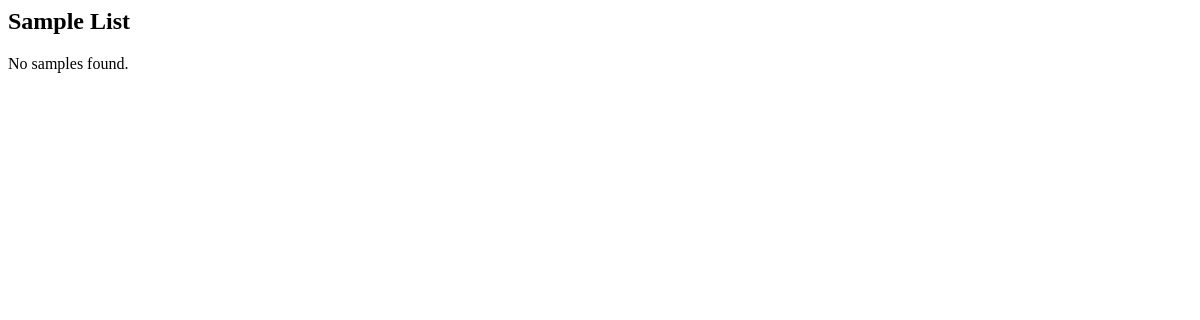
Page /samples/ (signed in) on the earlier database version.
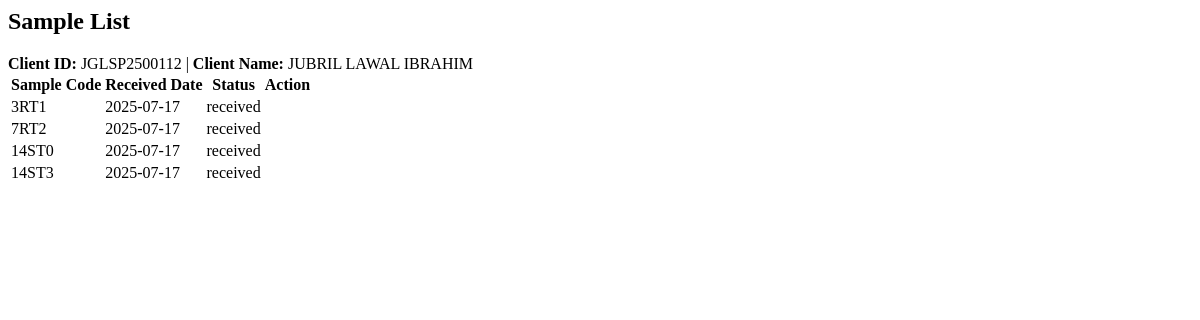
Same page on the later database version.
### lims/models/client.py (models this page shows, shortened)
class Client(models.Model):
    client_id = models.CharField(max_length=20, unique=True)
    name = models.CharField(max_length=100)
    organization = models.CharField(max_length=150)
    email = models.EmailField()
    phone = models.CharField(max_length=20)
    address = models.TextField()
    token = models.CharField(max_length=20, unique=True, blank=True)
    created = models.DateTimeField(auto_now_add=True)
    coa_released = models.BooleanField(default=False)
    summary_text = models.TextField(blank=True, null=True)
    summary_confirmed = models.BooleanField(default=False)

### lims/models/sample.py (models this page shows)
class Sample(models.Model):
    client = models.ForeignKey(Client, on_delete=models.CASCADE)
    sample_code = models.CharField(max_length=50)
    sample_type = models.CharField(max_length=100)
    weight = models.DecimalField(max_digits=6, decimal_places=2)
    temperature = models.DecimalField(max_digits=5, decimal_places=2, null=True, blank=True)
    humidity = models.DecimalField(max_digits=5, decimal_places=2, null=True, blank=True)
    status = models.CharField(max_length=20, choices=SampleStatus.choices, default=SampleStatus.RECEIVED)
    received_date = models.DateField(auto_now_add=True)
    verified_at = models.DateTimeField(null=True, blank=True)
    coa_released = models.BooleanField(default=False)
    manager_comment = models.TextField(blank=True, null=True)

### lims/views/clerk_views.py (the view)
# urls.py: path("samples/", views.sample_list, name="sample_list"),
@login_required
def sample_list(request):
    samples = (
        Sample.objects
        .exclude(sample_code__startswith="QC-")
        .select_related("client")
        .order_by("client__client_id", "-received_date")
    )
    return render(request, "lims/sample_list.html", {"samples": samples})

### lims/templates/lims/sample_list.html
<div class="container mt-4">
  <h2>Sample List</h2>
  {% regroup samples by client.client_id as client_groups %}
  {% for group in client_groups %}
    <div class="card mb-4">
      <div class="card-header bg-primary text-white">
        <strong>Client ID:</strong> {{ group.grouper }} |
        <strong>Client Name:</strong> {{ group.list.0.client.name }}
      </div>
      <div class="card-body p-0">
        <table class="table table-bordered table-striped table-sm mb-0">
          <thead class="table-light">
            <tr>
              <th>Sample Code</th>
              <th>Received Date</th>
              <th>Status</th>
              <th>Action</th>
            </tr>
          </thead>
          <tbody>
            {% for sample in group.list %}
              <tr>
                <td>{{ sample.sample_code }}</td>
                <td>{{ sample.received_date|date:"Y-m-d" }}</td>
                <td>{{ sample.status }}</td>
              </tr>
            {% endfor %}
          </tbody>
        </table>
      </div>
    </div>
  {% empty %}
    <p class="text-center">No samples found.</p>
  {% endfor %}
</div>

Differences in the rows shown:
added Client: grouper "JGLSP2500112"
added Sample: list.0.client.name "JUBRIL LAWAL IBRAHIM", sample_code "3RT1", received_date "2025-07-17", status "received"
added Sample: sample_code "7RT2", received_date "2025-07-17", status "received"
added Sample: sample_code "14ST0", received_date "2025-07-17", status "received"
added Sample: sample_code "14ST3", received_date "2025-07-17", status "received"
Other differences:
new list line: "Client ID: | Client Name: Sample Code Received Date Status Action"
text no longer shown: "No samples found."
